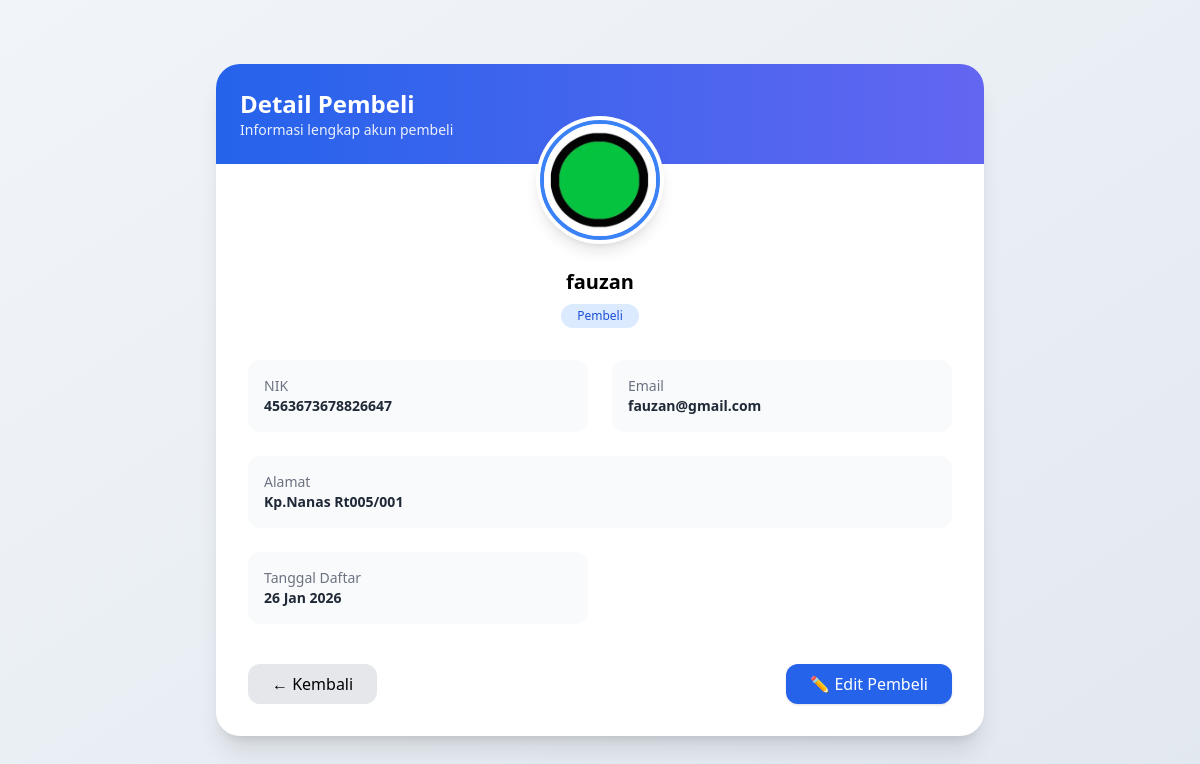
The page /super_admin/detail_pembeli.php?id=34 on the database its author committed.
### tables this page shows
CREATE TABLE `users` (
  `id` int NOT NULL,
  `role_id` int NOT NULL,
  `nik` char(16) NOT NULL,
  `nama` varchar(100) NOT NULL,
  `email` varchar(100) NOT NULL,
  `password` varchar(255) NOT NULL,
  `created_at` timestamp NOT NULL DEFAULT CURRENT_TIMESTAMP,
  `alamat` text,
  `foto` varchar(255) DEFAULT NULL,
  `reset_token` varchar(255) DEFAULT NULL,
  `reset_expired` datetime DEFAULT NULL,
  `status_login` enum('online','offline') DEFAULT 'offline'
);

### super_admin/detail_pembeli.php (the view, shortened to what this page needs)
<?php
include '../config/koneksi.php';
$id = $_GET['id'] ?? null;
$query = mysqli_query($conn, "
    SELECT *
    FROM users
    WHERE id = '$id' AND role_id = 3
");
$data = mysqli_fetch_assoc($query);
$ada_foto = false;
$path_url = '';
if (!empty($data['foto'])) {
    $path_server = $_SERVER['DOCUMENT_ROOT'] . '/toko_online/' . $data['foto'];
    $path_url    = '/toko_online/' . $data['foto'];
    if (file_exists($path_server)) {
        $ada_foto = true;
    }
}
?>
<!DOCTYPE html>
<html lang="id">
<head>
    <script src="https://cdn.tailwindcss.com"></script>
</head>
<body class="min-h-screen bg-gradient-to-br from-slate-100 to-slate-200 flex items-center justify-center">
<div class="w-full max-w-3xl bg-white rounded-3xl shadow-xl overflow-hidden">
    <div class="bg-gradient-to-r from-blue-600 to-indigo-500 p-6 text-white">
        <h2 class="text-2xl font-bold">Detail Pembeli</h2>
        <p class="text-sm opacity-90">Informasi lengkap akun pembeli</p>
    </div>
    <div class="p-8">
        <div class="flex justify-center -mt-20 mb-6">
            <div class="w-32 h-32 rounded-full bg-white p-1 shadow-lg">
                <div class="w-full h-full rounded-full overflow-hidden border-4 border-blue-500">
                    <?php if ($ada_foto): ?>
                        <img src="<?= $path_url ?>" class="w-full h-full object-cover">
                    <?php endif; ?>
                </div>
            </div>
        </div>
        <div class="text-center mb-8">
            <h3 class="text-xl font-semibold"><?= $data['nama'] ?></h3>
            <span class="inline-block mt-2 px-4 py-1 rounded-full text-xs bg-blue-100 text-blue-700">
                Pembeli
            </span>
        </div>
        <div class="grid grid-cols-1 md:grid-cols-2 gap-6 text-sm">
            <div class="bg-gray-50 rounded-xl p-4">
                <p class="text-gray-500">NIK</p>
                <p class="font-semibold text-gray-800"><?= $data['nik'] ?></p>
            </div>
            <div class="bg-gray-50 rounded-xl p-4">
                <p class="text-gray-500">Email</p>
                <p class="font-semibold text-gray-800"><?= $data['email'] ?></p>
            </div>
            <div class="bg-gray-50 rounded-xl p-4 md:col-span-2">
                <p class="text-gray-500">Alamat</p>
                <p class="font-semibold text-gray-800">
                    <?= $data['alamat'] ?: '-' ?>
                </p>
            </div>
            <div class="bg-gray-50 rounded-xl p-4">
                <p class="text-gray-500">Tanggal Daftar</p>
                <p class="font-semibold text-gray-800">
                    <?= date('d M Y', strtotime($data['created_at'])) ?>
                </p>
            </div>
        </div>
        <div class="flex justify-between mt-10">
            <a href="pembeli.php"
               class="px-6 py-2 rounded-xl bg-gray-200 hover:bg-gray-300 transition">
                ← Kembali
            </a>
            <a href="edit_pembeli.php?id=<?= $data['id'] ?>"
               class="px-6 py-2 rounded-xl bg-blue-600 text-white hover:bg-blue-700 transition shadow">
                ✏️ Edit Pembeli
            </a>
        </div>
    </div>
</div>
</body>
</html>

### rows shown on the page
users: foto (picture), nama "fauzan", nik "4563673678826647", email "fauzan@gmail.com", alamat "Kp.Nanas Rt005/001", created_at "26 Jan 2026"
